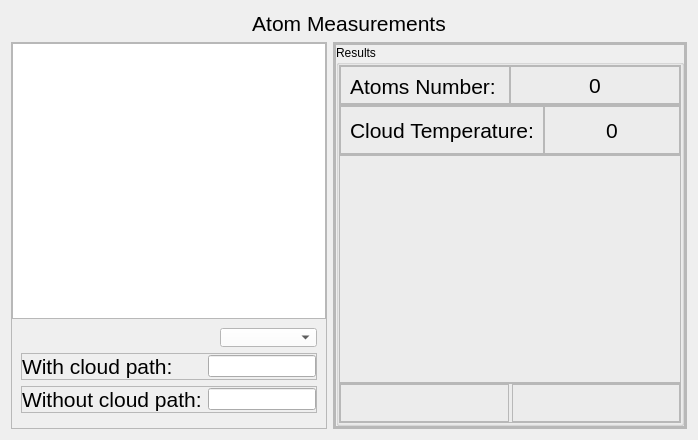
     <widget class="QWidget" name="page_atom">
      <property name="styleSheet">
       <string notr="true">QFrame {
	font-size: 16pt;
}</string>
      </property>
      <layout class="QVBoxLayout" name="page_3_layout">
       <item>
        <widget class="QLabel" name="atom_page_label">
         <property name="maximumSize">
          <size>
           <width>16777215</width>
           <height>40</height>
          </size>
         </property>
         <property name="font">
          <font>
           <pointsize>16</pointsize>
          </font>
         </property>
         <property name="text">
          <string>Atom Measurements</string>
         </property>
         <property name="alignment">
          <set>Qt::AlignCenter</set>
         </property>
        </widget>
       </item>
       <item>
        <widget class="QFrame" name="frame_atom_main">
         <property name="frameShape">
          <enum>QFrame::NoFrame</enum>
         </property>
         <property name="frameShadow">
          <enum>QFrame::Raised</enum>
         </property>
         <layout class="QHBoxLayout" name="horizontalLayout">
          <property name="leftMargin">
           <number>0</number>
          </property>
          <property name="topMargin">
           <number>0</number>
          </property>
          <property name="rightMargin">
           <number>0</number>
          </property>
          <property name="bottomMargin">
           <number>0</number>
          </property>
          <item>
           <widget class="QFrame" name="frame_atom_1">
            <property name="maximumSize">
             <size>
              <width>800</width>
              <height>16777215</height>
             </size>
            </property>
            <property name="frameShape">
             <enum>QFrame::StyledPanel</enum>
            </property>
            <property name="frameShadow">
             <enum>QFrame::Raised</enum>
            </property>
            <layout class="QVBoxLayout" name="no_frame">
             <property name="spacing">
              <number>0</number>
             </property>
             <property name="leftMargin">
              <number>0</number>
             </property>
             <property name="topMargin">
              <number>0</number>
             </property>
             <property name="rightMargin">
              <number>0</number>
             </property>
             <property name="bottomMargin">
              <number>0</number>
             </property>
             <item>
              <widget class="QFrame" name="frame_atom_graph">
               <property name="maximumSize">
                <size>
                 <width>800</width>
                 <height>600</height>
                </size>
               </property>
               <property name="frameShape">
                <enum>QFrame::NoFrame</enum>
               </property>
               <property name="frameShadow">
                <enum>QFrame::Raised</enum>
               </property>
               <layout class="QVBoxLayout" name="verticalLayout">
                <property name="spacing">
                 <number>0</number>
                </property>
                <property name="leftMargin">
                 <number>0</number>
                </property>
                <property name="topMargin">
                 <number>0</number>
                </property>
                <property name="rightMargin">
                 <number>0</number>
                </property>
                <property name="bottomMargin">
                 <number>0</number>
                </property>
                <item>
                 <widget class="ImageView" name="ImageView_Atom"/>
                </item>
               </layout>
              </widget>
             </item>
             <item>
              <widget class="QFrame" name="frame_atom_analysis">
               <property name="frameShape">
                <enum>QFrame::NoFrame</enum>
               </property>
               <property name="frameShadow">
                <enum>QFrame::Raised</enum>
               </property>
               <layout class="QVBoxLayout" name="verticalLayout_27">
                <item>
                 <widget class="QFrame" name="frame_atom_graph_btns">
                  <property name="maximumSize">
                   <size>
                    <width>16777215</width>
                    <height>40</height>
                   </size>
                  </property>
                  <property name="frameShape">
                   <enum>QFrame::NoFrame</enum>
                  </property>
                  <property name="frameShadow">
                   <enum>QFrame::Raised</enum>
                  </property>
                  <layout class="QHBoxLayout" name="horizontalLayout_3">
                   <property name="spacing">
                    <number>3</number>
                   </property>
                   <property name="leftMargin">
                    <number>0</number>
                   </property>
                   <property name="topMargin">
                    <number>0</number>
                   </property>
                   <property name="rightMargin">
                    <number>0</number>
                   </property>
                   <property name="bottomMargin">
                    <number>0</number>
                   </property>
                   <item>
                    <widget class="QFrame" name="frame_atom_graph_btn_load">
                     <property name="maximumSize">
                      <size>
                       <width>100</width>
                       <height>16777215</height>
                      </size>
                     </property>
                     <property name="frameShape">
                      <enum>QFrame::NoFrame</enum>
                     </property>
                     <property name="frameShadow">
                      <enum>QFrame::Raised</enum>
                     </property>
                     <layout class="QHBoxLayout" name="btn_atom_graph_load_layout">
                      <property name="spacing">
                       <number>0</number>
                      </property>
                      <property name="leftMargin">
                       <number>0</number>
                      </property>
                      <property name="topMargin">
                       <number>0</number>
                      </property>
                      <property name="rightMargin">
                       <number>0</number>
                      </property>
                      <property name="bottomMargin">
                       <number>0</number>
                      </property>
                     </layout>
                    </widget>
                   </item>
                   <item>
                    <widget class="QFrame" name="frame_btn_atom_clear">
                     <property name="maximumSize">
                      <size>
                       <width>100</width>
                       <height>16777215</height>
                      </size>
                     </property>
                     <property name="frameShape">
                      <enum>QFrame::NoFrame</enum>
                     </property>
                     <property name="frameShadow">
                      <enum>QFrame::Raised</enum>
                     </property>
                     <layout class="QVBoxLayout" name="btn_atom_clear_layout">
                      <property name="spacing">
                       <number>0</number>
                      </property>
                      <property name="leftMargin">
                       <number>0</number>
                      </property>
                      <property name="topMargin">
                       <number>0</number>
                      </property>
                      <property name="rightMargin">
                       <number>0</number>
                      </property>
                      <property name="bottomMargin">
                       <number>0</number>
                      </property>
                     </layout>
                    </widget>
                   </item>
                   <item>
                    <widget class="QComboBox" name="cloud_comboBox">
                     <property name="sizePolicy">
                      <sizepolicy hsizetype="Preferred" vsizetype="Fixed">
                       <horstretch>0</horstretch>
                       <verstretch>0</verstretch>
                      </sizepolicy>
                     </property>
                     <property name="maximumSize">
                      <size>
                       <width>16777215</width>
                       <height>19</height>
                      </size>
                     </property>
                     <property name="styleSheet">
                      <string notr="true">color: rgb(0, 0, 0);
background-color: rgb(255, 255, 255);</string>
                     </property>
                     <property name="editable">
                      <bool>false</bool>
                     </property>
                     <property name="sizeAdjustPolicy">
                      <enum>QComboBox::AdjustToContentsOnFirstShow</enum>
                     </property>
                     <property name="iconSize">
                      <size>
                       <width>16</width>
                       <height>16</height>
                      </size>
                     </property>
                     <property name="frame">
                      <bool>true</bool>
                     </property>
                    </widget>
                   </item>
                  </layout>
                 </widget>
                </item>
                <item>
                 <widget class="QFrame" name="frame_40">
                  <property name="maximumSize">
                   <size>
                    <width>16777215</width>
                    <height>40</height>
                   </size>
                  </property>
                  <property name="frameShape">
                   <enum>QFrame::StyledPanel</enum>
                  </property>
                  <property name="frameShadow">
                   <enum>QFrame::Raised</enum>
                  </property>
                  <layout class="QHBoxLayout" name="horizontalLayout_14">
                   <property name="spacing">
                    <number>6</number>
                   </property>
                   <property name="leftMargin">
                    <number>0</number>
                   </property>
                   <property name="topMargin">
                    <number>0</number>
                   </property>
                   <property name="rightMargin">
                    <number>0</number>
                   </property>
                   <property name="bottomMargin">
                    <number>0</number>
                   </property>
                   <item>
                    <widget class="QLabel" name="label_wit_cloud_path">
                     <property name="minimumSize">
                      <size>
                       <width>180</width>
                       <height>0</height>
                      </size>
                     </property>
                     <property name="font">
                      <font>
                       <pointsize>16</pointsize>
                      </font>
                     </property>
                     <property name="text">
                      <string>With cloud path:</string>
                     </property>
                    </widget>
                   </item>
                   <item>
                    <widget class="QLineEdit" name="lineEdit_with_cloud_path"/>
                   </item>
                  </layout>
                 </widget>
                </item>
                <item>
                 <widget class="QFrame" name="frame_41">
                  <property name="maximumSize">
                   <size>
                    <width>16777215</width>
                    <height>40</height>
                   </size>
                  </property>
                  <property name="frameShape">
                   <enum>QFrame::StyledPanel</enum>
                  </property>
                  <property name="frameShadow">
                   <enum>QFrame::Raised</enum>
                  </property>
                  <layout class="QHBoxLayout" name="horizontalLayout_15">
                   <property name="spacing">
                    <number>6</number>
                   </property>
                   <property name="leftMargin">
                    <number>0</number>
                   </property>
                   <property name="topMargin">
                    <number>0</number>
                   </property>
                   <property name="rightMargin">
                    <number>0</number>
                   </property>
                   <property name="bottomMargin">
                    <number>0</number>
                   </property>
                   <item>
                    <widget class="QLabel" name="label_without_cloud_path">
                     <property name="minimumSize">
                      <size>
                       <width>180</width>
                       <height>0</height>
                      </size>
                     </property>
                     <property name="font">
                      <font>
                       <pointsize>16</pointsize>
                      </font>
                     </property>
                     <property name="text">
                      <string>Without cloud path:</string>
                     </property>
                    </widget>
                   </item>
                   <item>
                    <widget class="QLineEdit" name="lineEdit_without_cloud_path"/>
                   </item>
                  </layout>
                 </widget>
                </item>
                <item>
                 <widget class="QFrame" name="frame_2">
                  <property name="frameShape">
                   <enum>QFrame::StyledPanel</enum>
                  </property>
                  <property name="frameShadow">
                   <enum>QFrame::Raised</enum>
                  </property>
                 </widget>
                </item>
               </layout>
              </widget>
             </item>
            </layout>
           </widget>
          </item>
          <item>
           <widget class="QFrame" name="frame_atom_2">
            <property name="frameShape">
             <enum>QFrame::StyledPanel</enum>
            </property>
            <property name="frameShadow">
             <enum>QFrame::Raised</enum>
            </property>
            <layout class="QVBoxLayout" name="verticalLayout_3">
             <property name="spacing">
              <number>0</number>
             </property>
             <property name="leftMargin">
              <number>0</number>
             </property>
             <property name="topMargin">
              <number>0</number>
             </property>
             <property name="rightMargin">
              <number>0</number>
             </property>
             <property name="bottomMargin">
              <number>0</number>
             </property>
             <item>
              <widget class="QFrame" name="frame_atom_results">
               <property name="frameShape">
                <enum>QFrame::StyledPanel</enum>
               </property>
               <property name="frameShadow">
                <enum>QFrame::Raised</enum>
               </property>
               <layout class="QVBoxLayout" name="verticalLayout_4">
                <property name="spacing">
                 <number>0</number>
                </property>
                <property name="leftMargin">
                 <number>0</number>
                </property>
                <property name="topMargin">
                 <number>0</number>
                </property>
                <property name="rightMargin">
                 <number>0</number>
                </property>
                <property name="bottomMargin">
                 <number>0</number>
                </property>
                <item>
                 <widget class="QFrame" name="frame_atom_results_fix">
                  <property name="minimumSize">
                   <size>
                    <width>350</width>
                    <height>383</height>
                   </size>
                  </property>
                  <property name="maximumSize">
                   <size>
                    <width>16777215</width>
                    <height>16777215</height>
                   </size>
                  </property>
                  <property name="frameShape">
                   <enum>QFrame::StyledPanel</enum>
                  </property>
                  <property name="frameShadow">
                   <enum>QFrame::Raised</enum>
                  </property>
                  <layout class="QVBoxLayout" name="verticalLayout_5">
                   <property name="spacing">
                    <number>0</number>
                   </property>
                   <property name="leftMargin">
                    <number>0</number>
                   </property>
                   <property name="topMargin">
                    <number>0</number>
                   </property>
                   <property name="rightMargin">
                    <number>0</number>
                   </property>
                   <property name="bottomMargin">
                    <number>0</number>
                   </property>
                   <item>
                    <widget class="QGroupBox" name="groupBox_Atom_results">
                     <property name="autoFillBackground">
                      <bool>false</bool>
                     </property>
                     <property name="styleSheet">
                      <string notr="true">border-color: rgb(0, 0, 0);
gridline-color: rgb(0, 0, 0);</string>
                     </property>
                     <property name="title">
                      <string>Results</string>
                     </property>
                     <layout class="QVBoxLayout" name="verticalLayout_6">
                      <property name="spacing">
                       <number>0</number>
                      </property>
                      <property name="leftMargin">
                       <number>0</number>
                      </property>
                      <property name="topMargin">
                       <number>0</number>
                      </property>
                      <property name="rightMargin">
                       <number>0</number>
                      </property>
                      <property name="bottomMargin">
                       <number>0</number>
                      </property>
                      <item>
                       <widget class="QFrame" name="frame_3">
                        <property name="maximumSize">
                         <size>
                          <width>16777215</width>
                          <height>40</height>
                         </size>
                        </property>
                        <property name="frameShape">
                         <enum>QFrame::StyledPanel</enum>
                        </property>
                        <property name="frameShadow">
                         <enum>QFrame::Raised</enum>
                        </property>
                        <layout class="QHBoxLayout" name="horizontalLayout_4">
                         <property name="spacing">
                          <number>0</number>
                         </property>
                         <property name="leftMargin">
                          <number>0</number>
                         </property>
                         <property name="topMargin">
                          <number>0</number>
                         </property>
                         <property name="rightMargin">
                          <number>0</number>
                         </property>
                         <property name="bottomMargin">
                          <number>0</number>
                         </property>
                         <item>
                          <widget class="QFrame" name="frame_5">
                           <property name="frameShape">
                            <enum>QFrame::StyledPanel</enum>
                           </property>
                           <property name="frameShadow">
                            <enum>QFrame::Raised</enum>
                           </property>
                           <widget class="QLabel" name="label_2">
                            <property name="geometry">
                             <rect>
                              <x>10</x>
                              <y>10</y>
                              <width>151</width>
                              <height>21</height>
                             </rect>
                            </property>
                            <property name="text">
                             <string>Atoms Number:</string>
                            </property>
                           </widget>
                          </widget>
                         </item>
                         <item>
                          <widget class="QFrame" name="frame_6">
                           <property name="frameShape">
                            <enum>QFrame::StyledPanel</enum>
                           </property>
                           <property name="frameShadow">
                            <enum>QFrame::Raised</enum>
                           </property>
                           <layout class="QHBoxLayout" name="horizontalLayout_7">
                            <item>
                             <widget class="QLabel" name="label_atom_number">
                              <property name="layoutDirection">
                               <enum>Qt::LeftToRight</enum>
                              </property>
                              <property name="text">
                               <string>0</string>
                              </property>
                              <property name="alignment">
                               <set>Qt::AlignCenter</set>
                              </property>
                             </widget>
                            </item>
                           </layout>
                          </widget>
                         </item>
                        </layout>
                       </widget>
                      </item>
                      <item>
                       <widget class="QFrame" name="frame_44">
                        <property name="maximumSize">
                         <size>
                          <width>16777215</width>
                          <height>50</height>
                         </size>
                        </property>
                        <property name="frameShape">
                         <enum>QFrame::StyledPanel</enum>
                        </property>
                        <property name="frameShadow">
                         <enum>QFrame::Raised</enum>
                        </property>
                        <layout class="QHBoxLayout" name="horizontalLayout_11">
                         <property name="spacing">
                          <number>0</number>
                         </property>
                         <property name="leftMargin">
                          <number>0</number>
                         </property>
                         <property name="topMargin">
                          <number>0</number>
                         </property>
                         <property name="rightMargin">
                          <number>0</number>
                         </property>
                         <property name="bottomMargin">
                          <number>0</number>
                         </property>
                         <item>
                          <widget class="QFrame" name="frame_45">
                           <property name="minimumSize">
                            <size>
                             <width>150</width>
                             <height>0</height>
                            </size>
                           </property>
                           <property name="frameShape">
                            <enum>QFrame::StyledPanel</enum>
                           </property>
                           <property name="frameShadow">
                            <enum>QFrame::Raised</enum>
                           </property>
                           <layout class="QVBoxLayout" name="verticalLayout_29">
                            <item>
                             <widget class="QLabel" name="label_13">
                              <property name="text">
                               <string>Cloud Temperature:</string>
                              </property>
                             </widget>
                            </item>
                           </layout>
                          </widget>
                         </item>
                         <item>
                          <widget class="QFrame" name="frame_46">
                           <property name="frameShape">
                            <enum>QFrame::StyledPanel</enum>
                           </property>
                           <property name="frameShadow">
                            <enum>QFrame::Raised</enum>
                           </property>
                           <layout class="QHBoxLayout" name="horizontalLayout_13">
                            <item>
                             <widget class="QLabel" name="label_cloud_temperature">
                              <property name="layoutDirection">
                               <enum>Qt::LeftToRight</enum>
                              </property>
                              <property name="text">
                               <string>0</string>
                              </property>
                              <property name="alignment">
                               <set>Qt::AlignCenter</set>
                              </property>
                             </widget>
                            </item>
                           </layout>
                          </widget>
                         </item>
                        </layout>
                       </widget>
                      </item>
                      <item>
                       <widget class="QFrame" name="frame">
                        <property name="frameShape">
                         <enum>QFrame::StyledPanel</enum>
                        </property>
                        <property name="frameShadow">
                         <enum>QFrame::Raised</enum>
                        </property>
                       </widget>
                      </item>
                      <item>
                       <widget class="QFrame" name="frame_47">
                        <property name="maximumSize">
                         <size>
                          <width>16777215</width>
                          <height>40</height>
                         </size>
                        </property>
                        <property name="frameShape">
                         <enum>QFrame::StyledPanel</enum>
                        </property>
                        <property name="frameShadow">
                         <enum>QFrame::Raised</enum>
                        </property>
                        <layout class="QHBoxLayout" name="horizontalLayout_12" stretch="0,0">
                         <property name="spacing">
                          <number>3</number>
                         </property>
                         <property name="leftMargin">
                          <number>0</number>
                         </property>
                         <property name="topMargin">
                          <number>0</number>
                         </property>
                         <property name="rightMargin">
                          <number>0</number>
                         </property>
                         <property name="bottomMargin">
                          <number>0</number>
                         </property>
                         <item>
                          <widget class="QFrame" name="frame_49">
                           <property name="frameShape">
                            <enum>QFrame::StyledPanel</enum>
                           </property>
                           <property name="frameShadow">
                            <enum>QFrame::Raised</enum>
                           </property>
                           <layout class="QHBoxLayout" name="absorption_imaging_layout">
                            <property name="spacing">
                             <number>0</number>
                            </property>
                            <property name="leftMargin">
                             <number>0</number>
                            </property>
                            <property name="topMargin">
                             <number>0</number>
                            </property>
                            <property name="rightMargin">
                             <number>0</number>
                            </property>
                            <property name="bottomMargin">
                             <number>0</number>
                            </property>
                           </layout>
                          </widget>
                         </item>
                         <item>
                          <widget class="QFrame" name="frame_48">
                           <property name="frameShape">
                            <enum>QFrame::StyledPanel</enum>
                           </property>
                           <property name="frameShadow">
                            <enum>QFrame::Raised</enum>
                           </property>
                           <layout class="QHBoxLayout" name="flouracence_imaging_layout">
                            <property name="spacing">
                             <number>0</number>
                            </property>
                            <property name="leftMargin">
                             <number>0</number>
                            </property>
                            <property name="topMargin">
                             <number>0</number>
                            </property>
                            <property name="rightMargin">
                             <number>0</number>
                            </property>
                            <property name="bottomMargin">
                             <number>0</number>
                            </property>
                           </layout>
                          </widget>
                         </item>
                        </layout>
                       </widget>
                      </item>
                     </layout>
                    </widget>
                   </item>
                  </layout>
                 </widget>
                </item>
               </layout>
              </widget>
             </item>
             <item>
              <widget class="QFrame" name="frame_atom_spear">
               <property name="frameShape">
                <enum>QFrame::StyledPanel</enum>
               </property>
               <property name="frameShadow">
                <enum>QFrame::Raised</enum>
               </property>
              </widget>
             </item>
            </layout>
           </widget>
          </item>
         </layout>
        </widget>
       </item>
      </layout>
     </widget>
